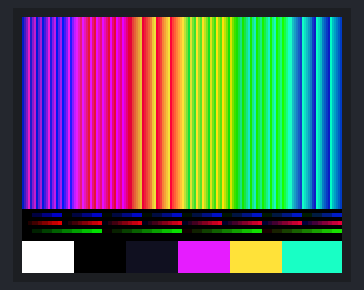
Recording of a program running on a simulated Raspberry Pi Pico running MicroPython. Parts: 160×128 colour display. Library files of the repository ran but are not shown: st7735_1inch8.py; what the program prints to the serial console is not drawn. At 1.8 s the program stops and its outputs stay as they are.

Above: at 1.9 s.

The program:

lcd_spectrum_test.py
```python
from machine import Pin, PWM
import time

from st7735_1inch8 import LCD_1inch8


def rgb565(r, g, b):
    return ((r & 0xF8) << 8) | ((g & 0xFC) << 3) | (b >> 3)


def main():
    bl = PWM(Pin(13))
    bl.freq(1000)
    bl.duty_u16(50000)

    lcd = LCD_1inch8()
    w = lcd.width
    h = lcd.height

    # Horizontal full-spectrum gradient by HSV-like segmentation.
    # Top 96 rows: rainbow sweep.
    for y in range(0, 96):
        for x in range(w):
            t = (x * 6 * 256) // w
            seg = t // 256
            pos = t % 256

            if seg == 0:
                r, g, b = 255, pos, 0
            elif seg == 1:
                r, g, b = 255 - pos, 255, 0
            elif seg == 2:
                r, g, b = 0, 255, pos
            elif seg == 3:
                r, g, b = 0, 255 - pos, 255
            elif seg == 4:
                r, g, b = pos, 0, 255
            else:
                r, g, b = 255, 0, 255 - pos

            lcd.pixel(x, y, rgb565(r, g, b))

    # Middle strip: red, green, blue ramps for channel validation.
    for x in range(w):
        val = (x * 255) // (w - 1)
        lcd.pixel(x, 98, rgb565(val, 0, 0))
        lcd.pixel(x, 99, rgb565(val, 0, 0))
        lcd.pixel(x, 102, rgb565(0, val, 0))
        lcd.pixel(x, 103, rgb565(0, val, 0))
        lcd.pixel(x, 106, rgb565(0, 0, val))
        lcd.pixel(x, 107, rgb565(0, 0, val))

    # Bottom swatches: white, black, gray, yellow, cyan, magenta.
    swatches = [
        rgb565(255, 255, 255),
        rgb565(0, 0, 0),
        rgb565(128, 128, 128),
        rgb565(255, 255, 0),
        rgb565(0, 255, 255),
        rgb565(255, 0, 255),
    ]
    sw_w = w // len(swatches)
    for i, col in enumerate(swatches):
        x0 = i * sw_w
        x1 = w if i == len(swatches) - 1 else (i + 1) * sw_w
        lcd.fill_rect(x0, 112, x1 - x0, 16, col)

    lcd.show()
    print("LCD spectrum test rendered")


if __name__ == "__main__":
    main()
```
